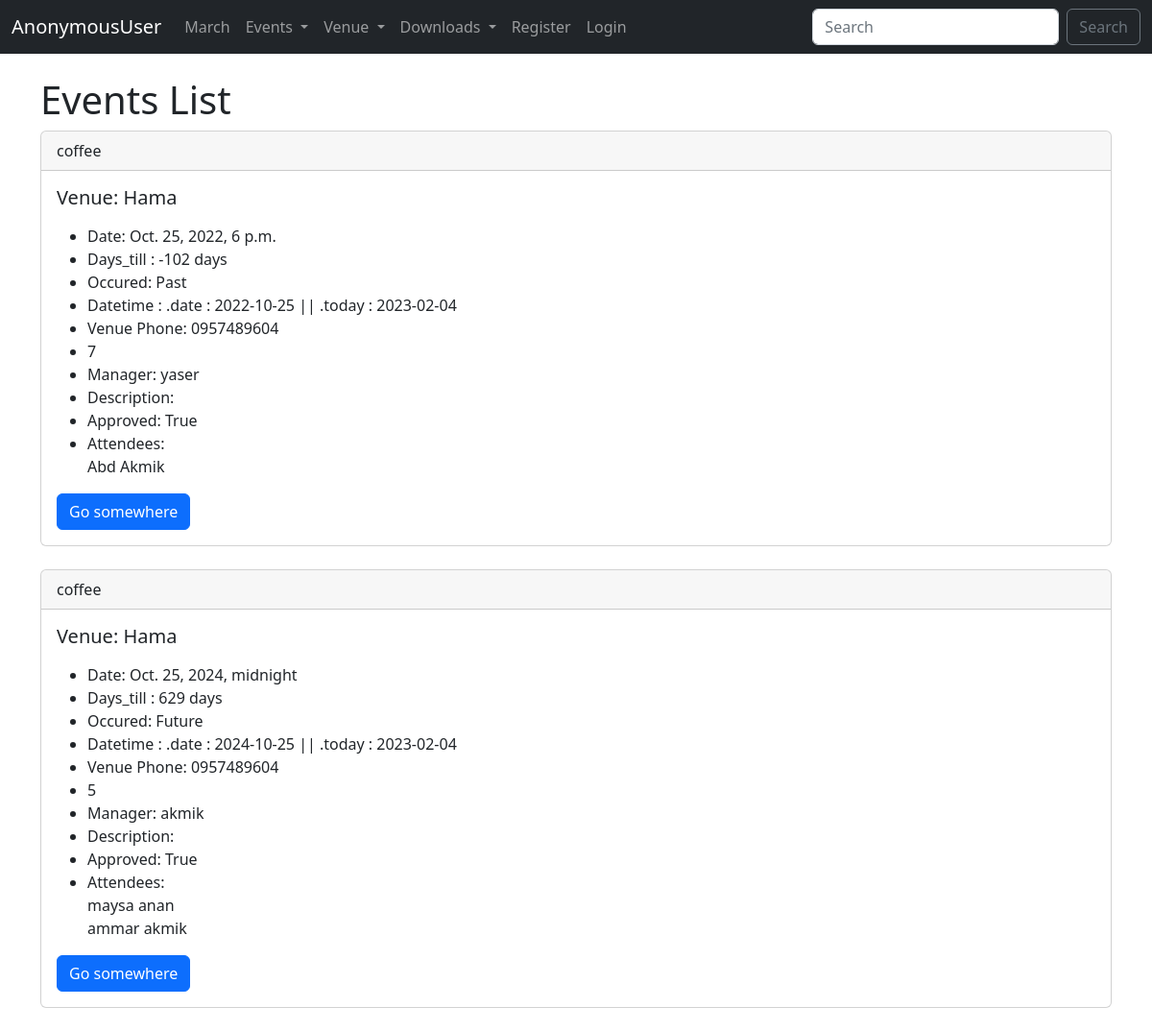
Screenshot of /list_events/ with the database file from the repository.
### events/models.py (models this page shows)
class Event(models.Model):
	name = models.CharField("Event Name", max_length = 120)
	event_date = models.DateTimeField("Event Date")
	venue = models.ForeignKey(Venue, blank=True,null=True,on_delete=models.CASCADE)
	manager = models.ForeignKey(User, blank = True, null = True, on_delete = models.SET_NULL)
	attendees = models.ManyToManyField(MyClubUser, blank=True)
	description = models.TextField(blank=True)
	approved = models.BooleanField('Approved', default=False)
	def __str__(self):
		return self.name
	@property
	def Days_till(self):
		today = date.today()
		days_till = self.event_date.date() - today
		days_till_stripped = str(days_till).split(",",1)[0]
		return days_till_stripped
	@property
	def Is_Past(self):
		today = date.today()
		if self.event_date.date() < today:
			thing = "Past"
		else:
			thing = "Future"
		return thing
	@property
	def datetime(self):
		date = self.event_date.date()
		today = date.today()
		pr = f''' .date : {date} || .today : {today} '''
		return pr

class Venue(models.Model):
	name = models.CharField("Venue Name", max_length=120)
	address = models.CharField(max_length=300)
	zip_code = models.CharField("Zip Code", max_length=15)
	phone = models.CharField("Contact Phone", max_length=25)
	web = models.URLField("Website Address")
	email_address = models.EmailField("Email")
	owner = models.IntegerField('Venue Owner', blank=False, default=1)
	venue_image = models.ImageField(null=True, blank=True, upload_to='images/')
	class Meta: # Go to admin site
		verbose_name_plural = ('Test')
		verbose_name = ('Postion')
		ordering = ('-name',)
	def __str__(self):
		return self.name

class MyClubUser(models.Model):
	first_name = models.CharField(max_length=30)
	last_name = models.CharField(max_length=30)
	email = models.EmailField("User Email")
	def __str__(self):
		return self.first_name + ' ' + self.last_name

### events/views.py (the view)
# urls.py: path("list_events/", views.list_events, name = "list_events"),
def list_events(request):
	event_list = Event.objects.all().order_by('?')
	return render(request, "events/events_list.html", {
		"event_list" : event_list
		})

### events/templates/events/events_list.html (shortened to what this page needs)
{% extends 'events/layout.html' %}
{% block body %}
	<h1>Events List</h1>
		{% for event in event_list %}
		{% if event.approved %}
		<div class="card">
  			<div class="card-header">{{ event }}</div>
  			<div class="card-body">
    			<h5 class="card-title">Venue: {{ event.venue }}</h5>
    			<p class="card-text">
					<ul>
						<li>Date: {{ event.event_date }}</li>
						<li>Days_till : {{ event.Days_till }}</li>
						<li>Occured: {{ event.Is_Past }}</li>
						<li>Datetime : {{ event.datetime }}</li>
						<li>Venue Phone: {{ event.venue.phone }}</li>
						<li>{{ event.id }}</li>
						<li>Manager: {{ event.manager }}</li>
						<li>Description: {{ event.description }}</li>
						<li>Approved: {{ event.approved }}
						<li>Attendees:
							{% for attend in event.attendees.all %}
								&nbsp<br>{{ attend }}
							{% endfor %}
						</li>
					</ul>
    			</p>
    			<a href="#" class="btn btn-primary">Go somewhere</a>
  			</div>
		</div>
		<br>
		{% endif %}
		{% endfor %}
{% endblock %}

### rows the page displays
Event: name "coffee", venue "Hama", event_date "Oct. 25, 2022, 6 p.m.", Days_till "-102 days", Is_Past "Past", datetime ".date : 2022-10-25 || .today : 2023-02-04", venue.phone "0957489604", id "7", manager "yaser", approved "True"
MyClubUser: first_name+last_name "Abd Akmik"
Event: name "coffee", venue "Hama", event_date "Oct. 25, 2024, midnight", Days_till "629 days", Is_Past "Future", datetime ".date : 2024-10-25 || .today : 2023-02-04", venue.phone "0957489604", id "5", manager "akmik", approved "True"
MyClubUser: first_name+last_name "maysa anan"
MyClubUser: first_name+last_name "ammar akmik"

### other values shown
{{ user }} "AnonymousUser"
